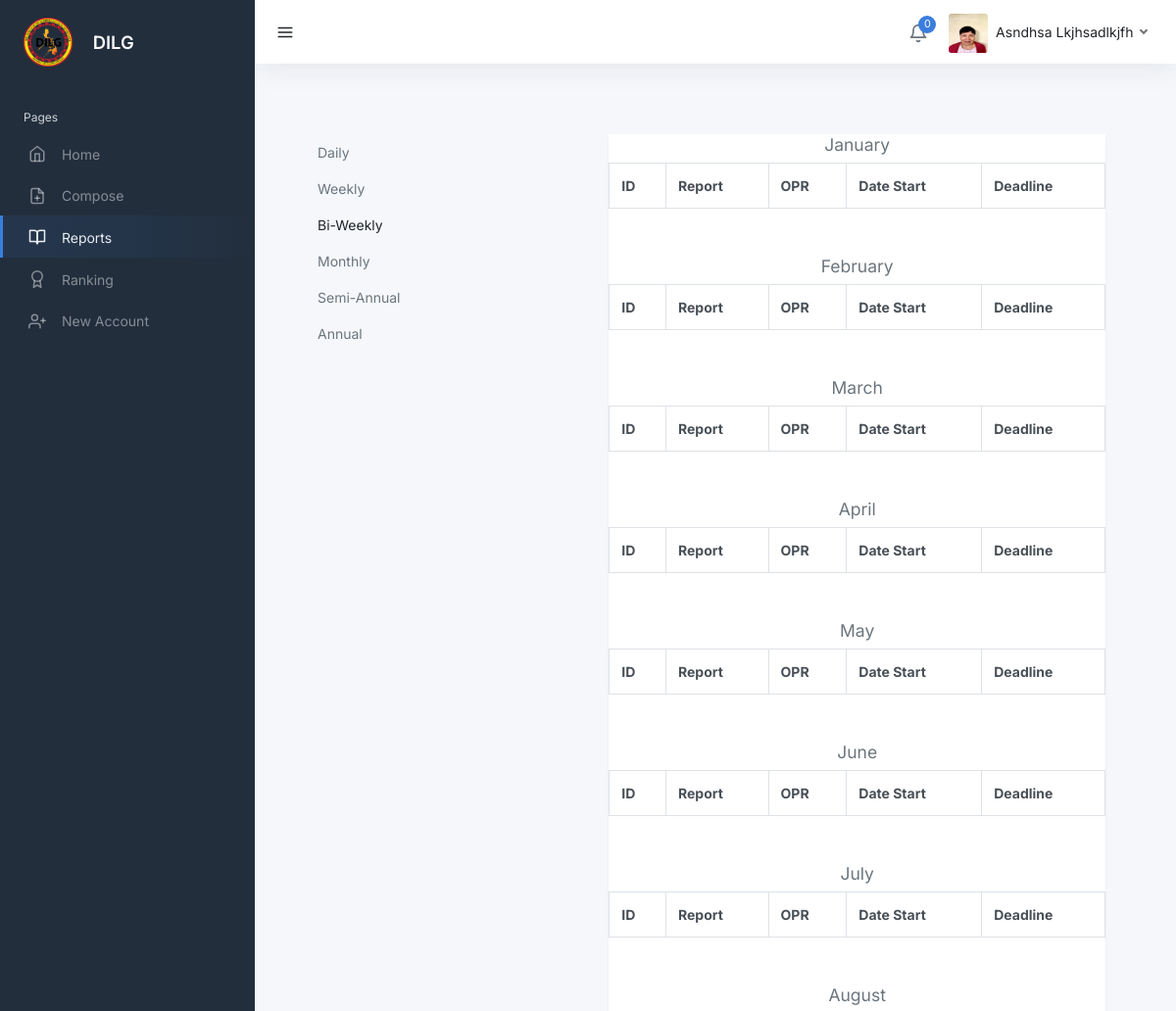
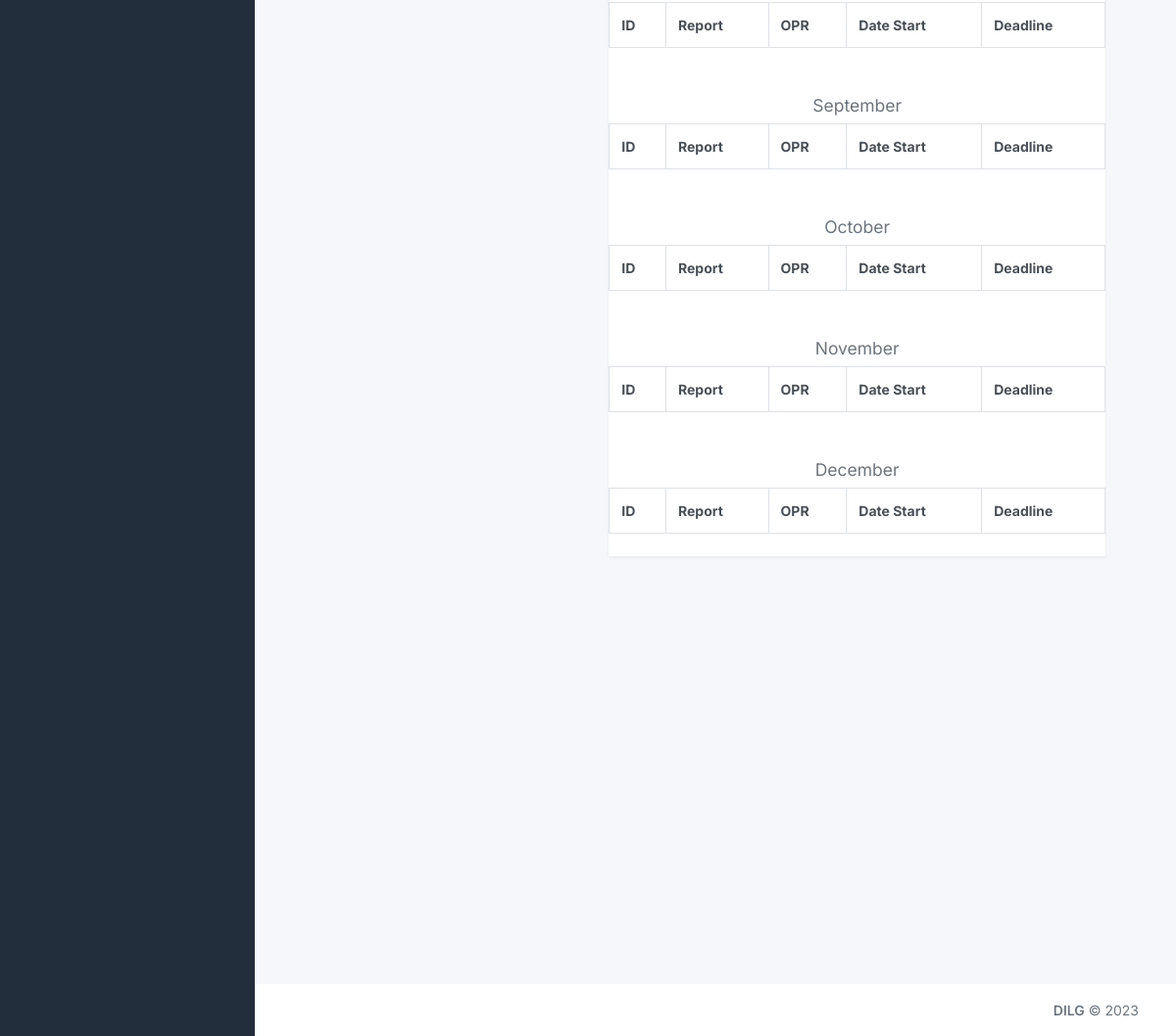
/admin/bi-weekly.php (signed in), run on the app's committed database (2 pictures, top to bottom).
### tables this page shows
CREATE TABLE `users` (
  `id` int(11) NOT NULL,
  `user_type` int(50) NOT NULL,
  `email` varchar(50) NOT NULL,
  `email_status` int(11) NOT NULL,
  `password` varchar(255) NOT NULL,
  `first_name` varchar(50) NOT NULL,
  `middle_name` varchar(50) NOT NULL,
  `last_name` varchar(50) NOT NULL,
  `date_of_birth` date NOT NULL,
  `barangay` varchar(50) NOT NULL,
  `v_token` varchar(255) NOT NULL,
  `image` blob NOT NULL,
  `date_time_created` datetime NOT NULL,
  `date_time_updated` datetime NOT NULL
);

### admin/bi-weekly.php (the view, shortened to what the rows shown need)
<?php
include('edit-notes.php');
$email = $_SESSION['email'];
?>
<!DOCTYPE html>
<html lang="en">
<head>
    <link rel="stylesheet" type="text/css" href="https://cdnjs.cloudflare.com/ajax/libs/jqueryui/1.12.1/jquery-ui.min.css">
    <link href="https://cdn.jsdelivr.net/npm/bootstrap@5.3.0-alpha1/dist/css/bootstrap.min.css" rel="stylesheet">
    <link rel="stylesheet" href="../src/sweetalert2/dist/sweetalert2.min.css">
	<link href="../src/css/template-2.css" rel="stylesheet">
	<link href="../src/css/preloader.css" rel="stylesheet">
    <link rel="stylesheet" type="text/css" href="https://cdnjs.cloudflare.com/ajax/libs/bootstrap-tokenfield/0.12.0/css/bootstrap-tokenfield.min.css">
    <link rel="stylesheet" href="//code.jquery.com/ui/1.13.2/themes/base/jquery-ui.css">
    <link rel="stylesheet" type="text/css" href="https://cdnjs.cloudflare.com/ajax/libs/jqueryui/1.12.1/jquery-ui.min.css">
</head>
<body>
	<div class="wrapper">
		<div class="main">
			<nav class="navbar navbar-expand navbar-light navbar-bg">
				<div class="navbar-collapse collapse">
					<ul class="navbar-nav navbar-align">
						<li class="nav-item dropdown">
							<?php
							$query_image = "SELECT first_name, last_name, image FROM users WHERE email = '$email'";
							$run_image = mysqli_query($conn,$query_image);
							if(mysqli_num_rows($run_image) > 0) {
							foreach($run_image as $row_image){
								?>
								<a class="nav-link dropdown-toggle d-none d-sm-inline-block" href="#" data-bs-toggle="dropdown">
                                	<img src="<?php echo "../admin/admins/" . $row_image['image']?>" alt="user" class="avatar img-fluid rounded me-1"/> <span class="text-dark"><?= $row_image['first_name'] .' '. $row_image['last_name'] ?></span>
								</a>
								<?php
							}
							}
							?>
						</li>
					</ul>
				</div>
			</nav>
			<main class="content">
				<div class="container-fluid p-0">
					<div class="row">
						<div class="col-xl-12 col-xxl-12 d-flex">
							<div class="w-100">
								<div class="row">
									<div class="col-lg-12">
                                        <div class="row mt-4">
                                            <div class="col-lg-8">
                                                <div class="card shadow py-0 mx-4" style="border: none; border-radius: 0; max-height: 70vh; overflow: hidden; overflow-y:scroll ;">
                                                    <h1 class="text-center text-muted h4">January</h1>
                                                    <table class="table table-bordered mb-5">
                                                        <thead>
                                                            <tr>
                                                                <th>ID</th>
                                                                <th>Report</th>
                                                                <th>OPR</th>
                                                                <th>Date Start</th>
                                                                <th>Deadline</th>
                                                            </tr>
                                                        </thead>
                                                    </table>
                                                    <h1 class="text-center text-muted h4">February</h1>
                                                    <table class="table table-bordered mb-5">
                                                        <thead>
                                                            <tr>
                                                                <th>ID</th>
                                                                <th>Report</th>
                                                                <th>OPR</th>
                                                                <th>Date Start</th>
                                                                <th>Deadline</th>
                                                            </tr>
                                                        </thead>
                                                    </table>
                                                    <h1 class="text-center text-muted h4">March</h1>
                                                    <table class="table table-bordered mb-5">
                                                        <thead>
                                                            <tr>
                                                                <th>ID</th>
                                                                <th>Report</th>
                                                                <th>OPR</th>
                                                                <th>Date Start</th>
                                                                <th>Deadline</th>
                                                            </tr>
                                                        </thead>
                                                    </table>
                                                    <h1 class="text-center text-muted h4">April</h1>
                                                    <table class="table table-bordered mb-5">
                                                        <thead>
                                                            <tr>
                                                                <th>ID</th>
                                                                <th>Report</th>
                                                                <th>OPR</th>
                                                                <th>Date Start</th>
                                                                <th>Deadline</th>
                                                            </tr>
                                                        </thead>
                                                    </table>
                                                    <h1 class="text-center text-muted h4">May</h1>
                                                    <table class="table table-bordered mb-5">
                                                        <thead>
                                                            <tr>
                                                                <th>ID</th>
                                                                <th>Report</th>
                                                                <th>OPR</th>
                                                                <th>Date Start</th>
                                                                <th>Deadline</th>
                                                            </tr>
                                                        </thead>
                                                    </table>
                                                    <h1 class="text-center text-muted h4">June</h1>
                                                    <table class="table table-bordered mb-5">
                                                        <thead>
                                                            <tr>
                                                                <th>ID</th>
                                                                <th>Report</th>
                                                                <th>OPR</th>
                                                                <th>Date Start</th>
                                                                <th>Deadline</th>
                                                            </tr>
                                                        </thead>
                                                    </table>
                                                    <h1 class="text-center text-muted h4">July</h1>
                                                    <table class="table table-bordered mb-5">
                                                        <thead>
                                                            <tr>
                                                                <th>ID</th>
                                                                <th>Report</th>
                                                                <th>OPR</th>
                                                                <th>Date Start</th>
                                                                <th>Deadline</th>
                                                            </tr>
                                                        </thead>
                                                    </table>
                                                    <h1 class="text-center text-muted h4">August</h1>
                                                    <table class="table table-bordered mb-5">
                                                        <thead>
                                                            <tr>
                                                                <th>ID</th>
                                                                <th>Report</th>
                                                                <th>OPR</th>
                                                                <th>Date Start</th>
                                                                <th>Deadline</th>
                                                            </tr>
                                                        </thead>
                                                    </table>
                                                    <h1 class="text-center text-muted h4">September</h1>
                                                    <table class="table table-bordered mb-5">
                                                        <thead>
                                                            <tr>
                                                                <th>ID</th>
                                                                <th>Report</th>
                                                                <th>OPR</th>
                                                                <th>Date Start</th>
                                                                <th>Deadline</th>
                                                            </tr>
                                                        </thead>
                                                    </table>
                                                    <h1 class="text-center text-muted h4">October</h1>
                                                    <table class="table table-bordered mb-5">
                                                        <thead>
                                                            <tr>
                                                                <th>ID</th>
                                                                <th>Report</th>
                                                                <th>OPR</th>
                                                                <th>Date Start</th>
                                                                <th>Deadline</th>
                                                            </tr>
                                                        </thead>
                                                    </table>
                                                    <h1 class="text-center text-muted h4">November</h1>
                                                    <table class="table table-bordered mb-5">
                                                        <thead>
                                                            <tr>
                                                                <th>ID</th>
                                                                <th>Report</th>
                                                                <th>OPR</th>
                                                                <th>Date Start</th>
                                                                <th>Deadline</th>
                                                            </tr>
                                                        </thead>
                                                    </table>
                                                    <h1 class="text-center text-muted h4">December</h1>
                                                    <table class="table table-bordered mb-5">
                                                        <thead>
                                                            <tr>
                                                                <th>ID</th>
                                                                <th>Report</th>
                                                                <th>OPR</th>
                                                                <th>Date Start</th>
                                                                <th>Deadline</th>
                                                            </tr>
                                                        </thead>
                                                    </table>
                                                </div>
                                            </div>
                                        </div>
									</div>
								</div>
							</div>
						</div>
					</div>
				</div>
			</main>
				</div>
		</div>
</body>
</html>

### data on the page
users: image (picture), first_name "Asndhsa", last_name "Lkjhsadlkjfh"

### other printed values
$num_of_notifs "0"
